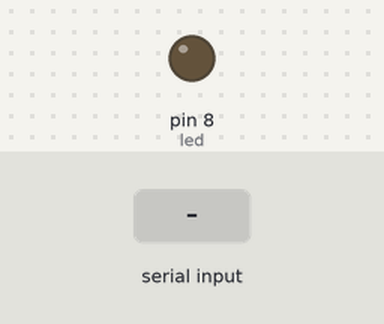
The sketch below on a simulated Arduino Uno, built with avr-gcc and run on an emulated ATmega328P. Parts: output pins drawn as LEDs (lit = HIGH). Inputs (shaded band) come from the test bench.

Above: at 1.2 s.
1.3 s: "LO" received over Serial
At 1.9 s:
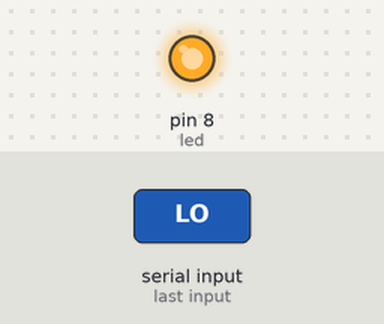
2.8 s: "LF" received over Serial
At 4.2 s:
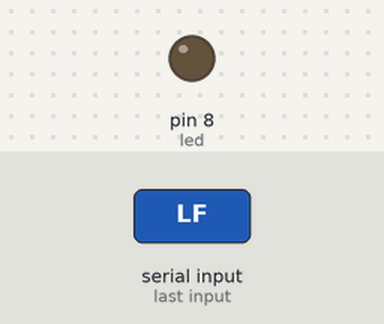
Timing chart, 0 to 5.8 s (numbered marks = the images above; inputs shaded):
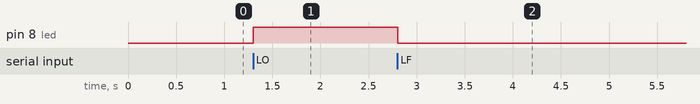

Measured:
- after the input at 1.3 s, pin 8 (led): LOW → HIGH at once
- after the input at 2.8 s, pin 8 (led): HIGH → LOW at once

The sketch:

sketch_oct05a.ino
```cpp
char command;
String string;
#define led 8

void setup()
{
Serial.begin(9600);
 pinMode(led, OUTPUT);
}


void loop()
{
if (Serial.available() > 0)
  {string = "";}
   while(Serial.available() > 0)
    {
     command = ((byte)Serial.read());
     if(command == ':')
     {
  break;
     }
     else
      {
        string += command;
     }
      delay(1);
   }


    if(string == "LO")
    {
      LEDOn();
    }
    if(string =="LF")
    {
      LEDOff();
    }
 }


   void LEDOn()
    {
          digitalWrite(led, HIGH);
    }

   void LEDOff()
    {
      digitalWrite(led, LOW);
    }
```
